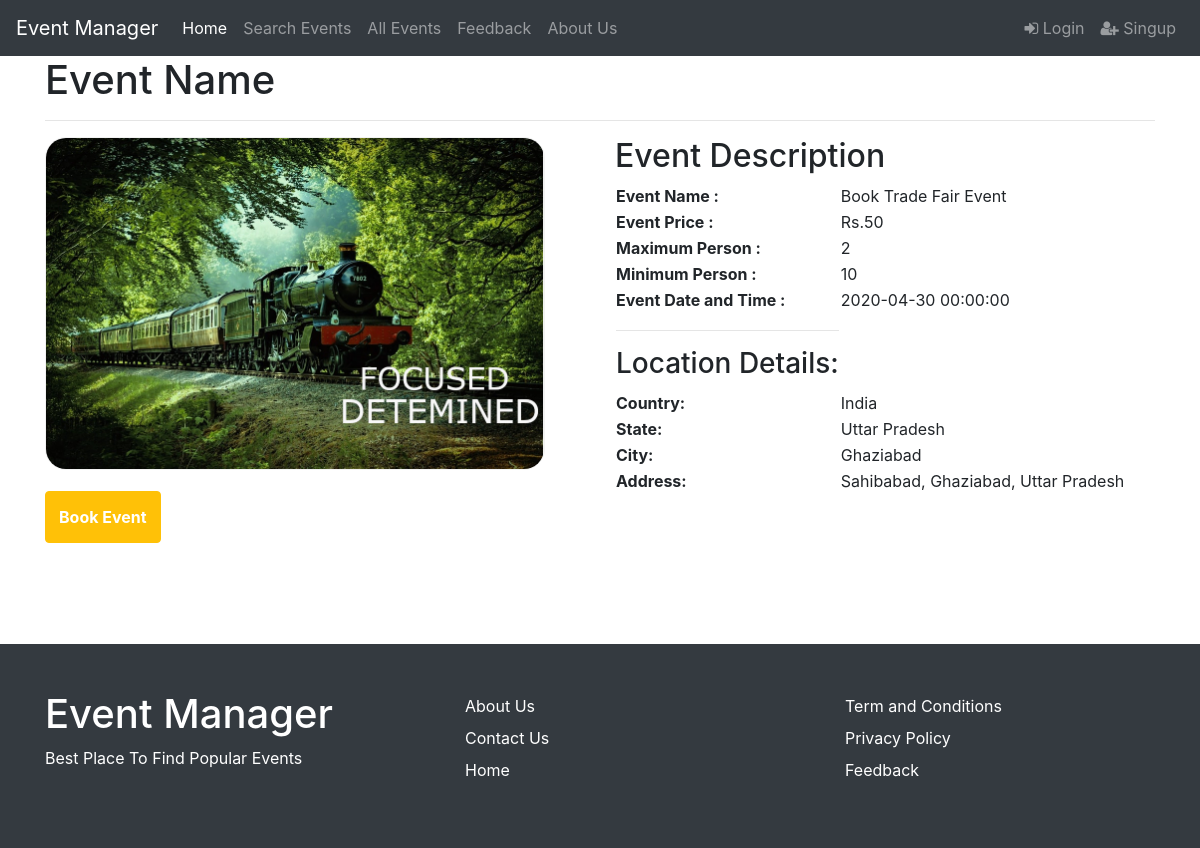
The app's page /event-page.php?action=view_event&event_id=1 with its own data.
### tables this page shows
CREATE TABLE `event` (
  `event_id` int(11) NOT NULL,
  `location_id` int(11) NOT NULL,
  `event_name` varchar(255) NOT NULL,
  `event_image` varchar(255) NOT NULL,
  `event_price` decimal(50,0) NOT NULL,
  `event_date` datetime NOT NULL,
  `event_max_person` int(20) NOT NULL,
  `event_min_person` int(20) NOT NULL,
  `created_at` timestamp NOT NULL DEFAULT current_timestamp(),
  `updated_at` datetime NOT NULL
);

CREATE TABLE `location` (
  `location_id` int(11) NOT NULL,
  `country` varchar(150) NOT NULL,
  `state` varchar(150) NOT NULL,
  `city` varchar(150) NOT NULL,
  `address` text NOT NULL,
  `created_at` timestamp NOT NULL DEFAULT current_timestamp()
);

### config/function.php (called while the page is built, shortened)
<?php
function getEvent($event_id=null)
{
	$data = array();
	if(! empty($event_id))
	{
		$event_sql = "SELECT e.*, l.* FROM event as e, location as l WHERE (e.event_id='$event_id') AND (e.location_id = l.location_id)";
	}else
	{
		$event_sql = "SELECT * FROM event";
	}
	$conn = new Dbconnect();
	$db = $conn->dbmsConnect();
	$event_result = $db->query($event_sql);
	if($event_result->num_rows > 0 )
	{
		while($event = $event_result->fetch_assoc())
		{
			$data[] = $event;
 		}
	}
	return $data;
}
?>

### event-page.php (the view)
<?php
 include('layout/header.php');
 include('config/function.php');
 	if(isset($_GET['action']) && $_GET['action'] == 'view_event')
		{
			$event_id = $_GET['event_id'];
			$event = getEvent($event_id);
		}
?>
<section>
	<div class="container">
		<div class="row">
			<div class="col-md-12">
				<h1>Event Name</h1>
				<hr>
				<div class="row">
					<div class="col-md-6">
						<div class="event-lt-page">
						<?php foreach($event as $eventlist) { ?>
							<img src="<?php echo BASE_URL; ?>admin/upload/<?php echo $eventlist['event_image']; ?>" width="500px" height="333px">
							<a href="book-event.php?action=book_event&event_id=<?php echo $eventlist['event_id']; ?>" class="btn btn-warning">Book Event</a>
						</div>
					</div>
					<div class="col-md-6">
						<div class="event-rt-page">
							<h2>Event Description</h2>
							<table>
								<tr>
									<td><b>Event Name :</b></td>
									<td><?php echo $eventlist['event_name']; ?></td>
								</tr>
								<tr>
									<td><b>Event Price :</b></td>
									<td><?php echo 'Rs.'. $eventlist['event_price']; ?></td>
								</tr>
								<tr>
									<td><b>Maximum Person :</b></td>
									<td><?php echo $eventlist['event_max_person']; ?></td>
								</tr>
								<tr>
									<td><b>Minimum Person :</b></td>
									<td><?php echo $eventlist['event_min_person']; ?></td>
								</tr>
								<tr>
									<td><b>Event Date and Time :</b></td>
									<td><?php echo $eventlist['event_date']; ?></td>
								</tr>
								<tr>
									<td><hr><h3>Location Details:</h3></td>
								</tr>
								<tr>
									<td><b>Country:</b></td>
									<td><?php echo $eventlist['country']; ?></td>
								</tr>
								<tr>
									<td><b>State:</b></td>
									<td><?php echo $eventlist['state']; ?></td>
								</tr>
								<tr>
									<td><b>City:</b></td>
									<td><?php echo $eventlist['city']; ?></td>
								</tr>
								<tr>
									<td><b>Address:</b></td>
									<td><?php echo $eventlist['address']; ?></td>
								</tr>
							</table>
							<?php } ?>
						</div>
					</div>
				</div>
			</div>
		</div>
	</div>
</section>
<?php include('layout/footer.php'); ?>

### assets/css/custom.css (style rules this page uses)
body { margin: 0; padding: 0; }
section { padding-bottom: 80px; }
.event-lt-page img { width: 500px; border: 1px solid #f2f2f2; border-radius: 21px; }
.event-lt-page a { padding: 13px; color: white; font-size: 16px; font-weight: 700; margin: 21px 0px; }

### records on screen
event: event_image (picture), event_name "Book Trade Fair Event", event_price "50", event_max_person "2", event_min_person "10", event_date "2020-04-30 00:00:00", location.country "India", location.state "Uttar Pradesh", location.city "Ghaziabad", location.address "Sahibabad, Ghaziabad, Uttar Pradesh"
